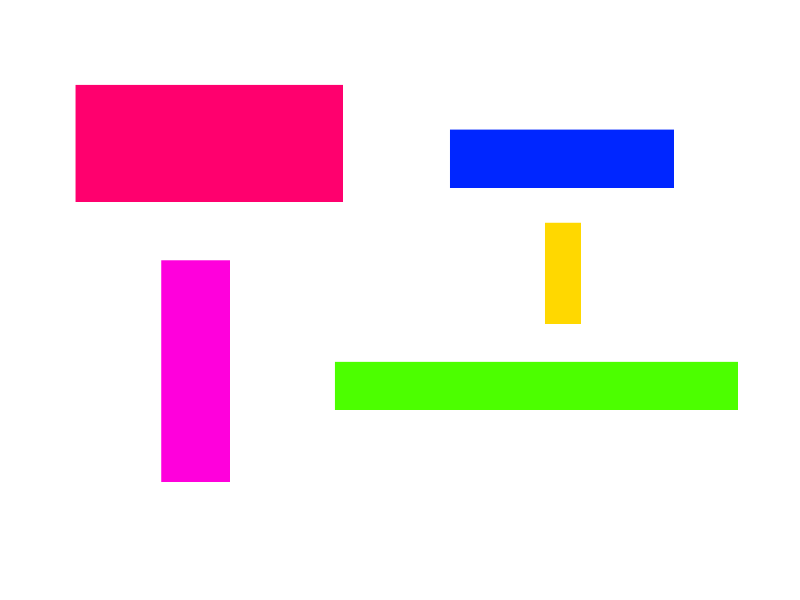
#> input picture 01_basic_image_operations/rectangles.png, 800 x 600 px
$ jupyter execute 04_edge_detection.ipynb   (older library calls are emulated)
#> lines starting #> are read from the running program, lines starting #| are printed output that depends on the picture; after the words box and inside, x2 and y2 are one past the last pixel; in counts of white or black regions, pixels touching at a corner belong together
## Edge detection techniques using open cv

**Author : Abhishek Dey**

### Import libraries

[cell 1]
import cv2
import numpy as np
import matplotlib.pyplot as plt

### Display Function

[cell 2]
def show_img(image,title,cmap=None):
    plt.imshow(image,cmap=cmap)
    plt.title(title)
    plt.axis('off')

### Read Image and convert into gray scale

[cell 3]
image=cv2.imread('rectangles.png')
#> image is the input picture: shape (600, 800, 3); mean B, G, R 232.2, 224.1, 240.8
gray_image=cv2.cvtColor(image,cv2.COLOR_BGR2GRAY)
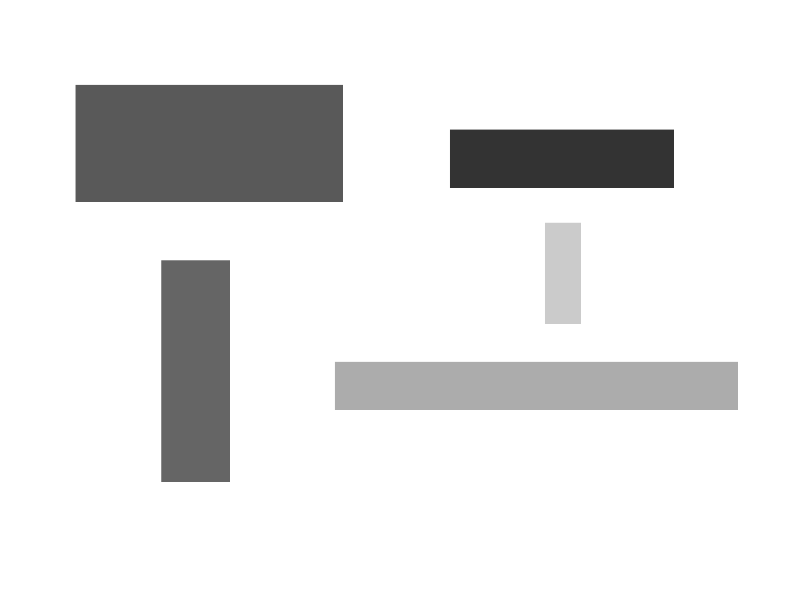
#> gray_image: shape (600, 800); min 51, max 255, mean 230
show_img(gray_image,'gray image', cmap='gray')

## Sobel edge detector

```
dst = cv2.Sobel(src, ddepth, dx, dy, ksize)

```

* src: The input image (typically grayscale).

* ddepth: The desired depth of the destination image. A common choice for 8-bit source images is cv2.CV_64F

* dx,dy=0,1 # for horizontal edges

* dx,dy=1,0 # for vertical egdes

* ksize: kernel size

### Sobel - horizontal edge detector

[cell 4]
sobel_img_h = cv2.Sobel(gray_image,cv2.CV_64F,0,1,21)
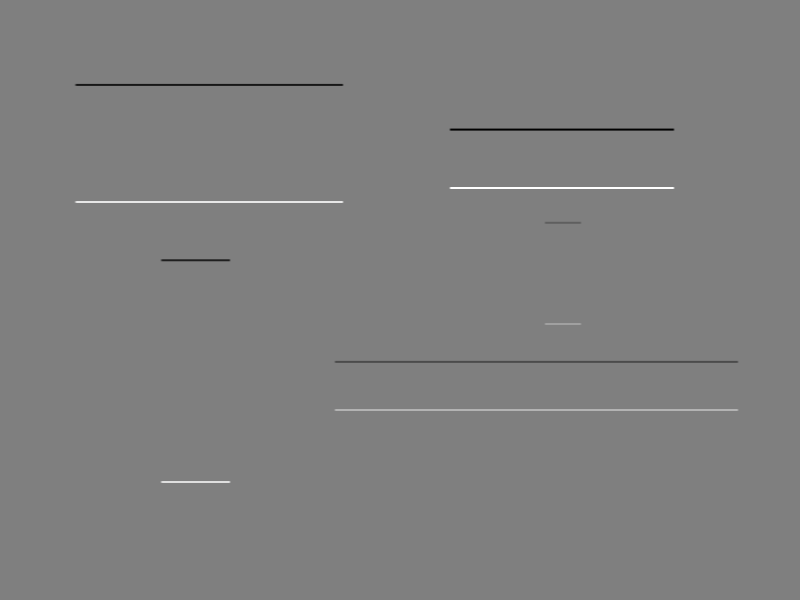
#> sobel_img_h: shape (600, 800) float64; min -816, max 816, mean 0; drawn with min black and max white
show_img(sobel_img_h,'sobel - horizontal edge',cmap='gray')

### Sobel - vertical edge detector

[cell 5]
sobel_img_v = cv2.Sobel(gray_image,cv2.CV_64F,1,0,21)
show_img(sobel_img_v,'sobel - vertical edge',cmap='gray')

[cell 6]
# Convert to 8-bit unsigned integers
abs_sobel_img_h = cv2.convertScaleAbs(sobel_img_h)
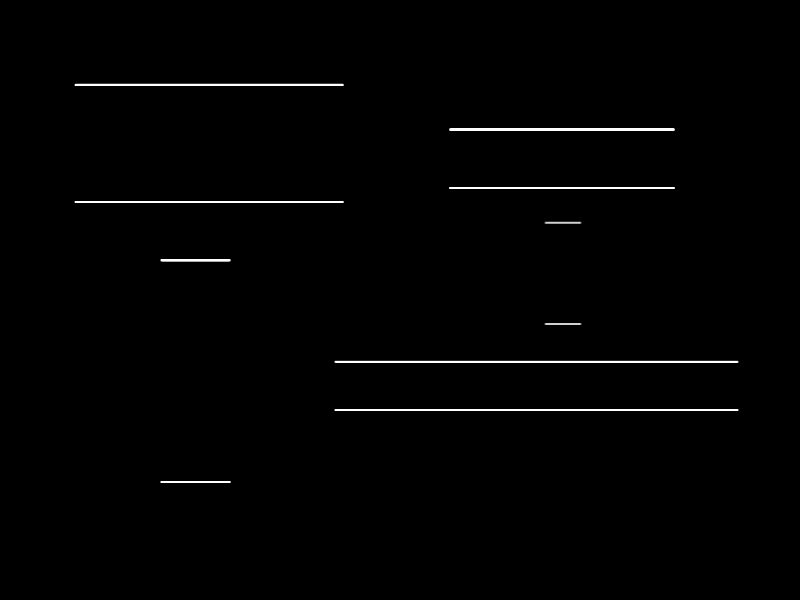
#> abs_sobel_img_h: shape (600, 800); min 0, max 255, mean 2.3
abs_sobel_img_v = cv2.convertScaleAbs(sobel_img_v)
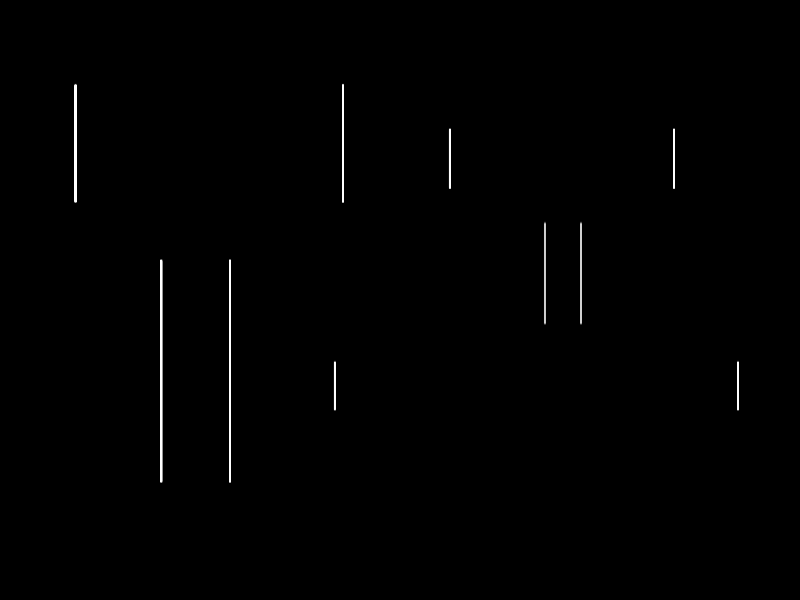
#> abs_sobel_img_v: shape (600, 800); min 0, max 255, mean 1.3

# Combine both directions
sobel_img_hv = cv2.addWeighted(abs_sobel_img_h, 0.5, abs_sobel_img_v, 0.5, 0)
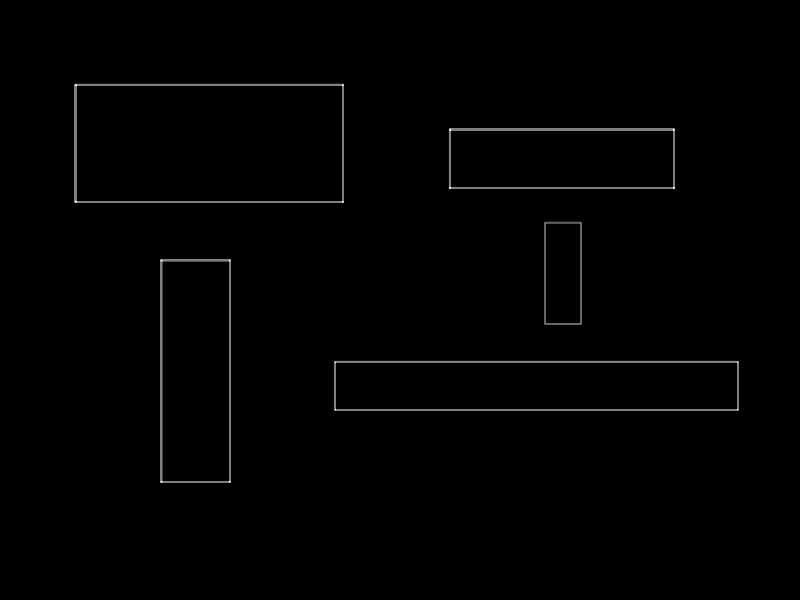
#> sobel_img_hv: shape (600, 800); min 0, max 255, mean 1.8

show_img(sobel_img_hv,'sobel - horizontal + vertical edge',cmap='gray')

## Canny edge detector (Most Popular)

[cell 7]
canny_edge_img = cv2.Canny(gray_image, threshold1=100, threshold2=200)
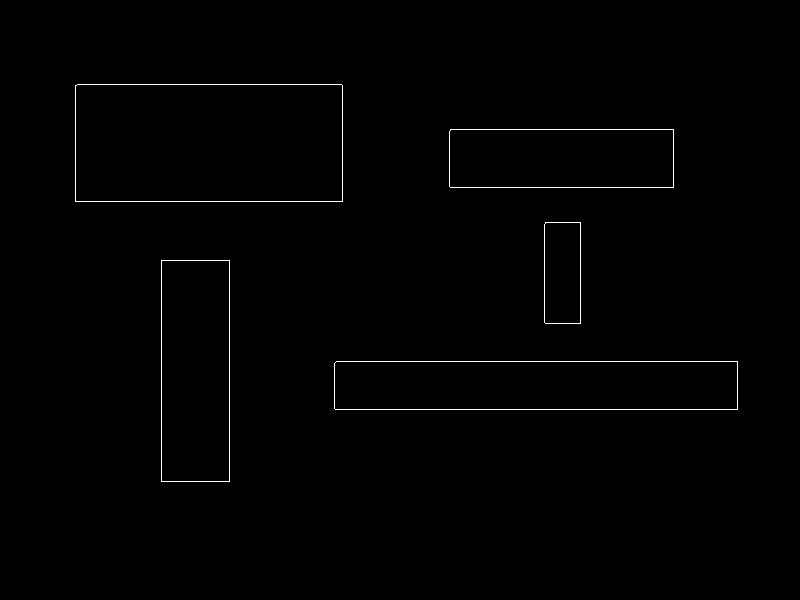
#> canny_edge_img: shape (600, 800); 0.64% white in thin lines or dots, all inside (x1, y1, x2, y2) = (75, 84, 738, 482)

show_img(canny_edge_img,'Canny edge detection',cmap='gray')

## Laplacian Edge detection

[cell 8]
laplacian_edge_img = cv2.Laplacian(gray_image, cv2.CV_64F)
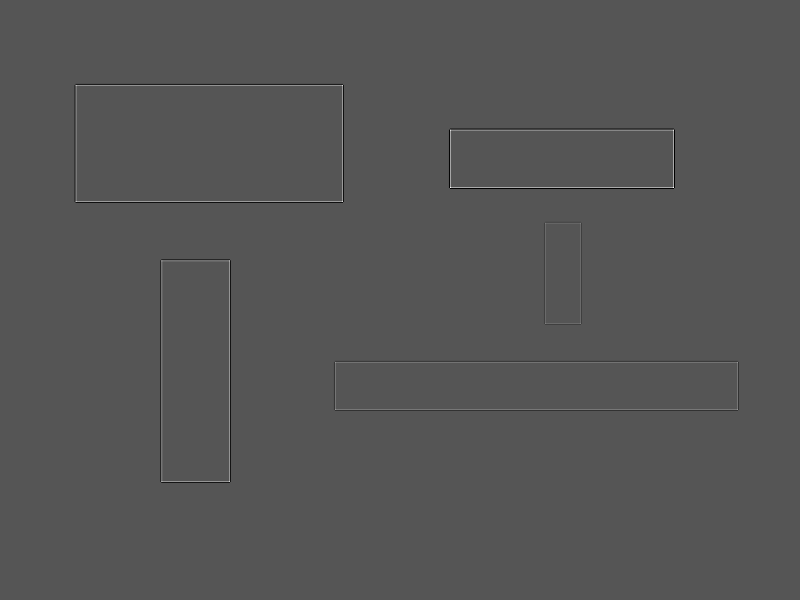
#> laplacian_edge_img: shape (600, 800) float64; min -204, max 408, mean 0; drawn with min black and max white
laplacian_edge_img_abs = cv2.convertScaleAbs(laplacian_edge_img)

show_img(laplacian_edge_img_abs,'Laplacian edge detection',cmap='gray')
